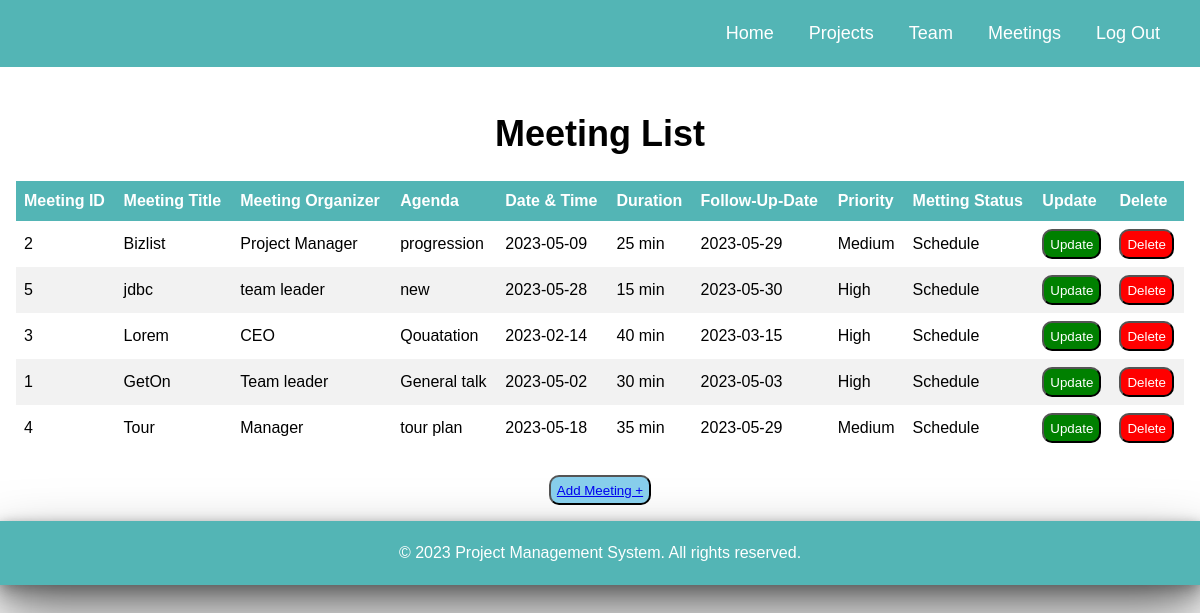
The page /project_manager/meeting.php on the database its author committed.
### tables this page shows
CREATE TABLE `meeting` (
  `id` int(3) NOT NULL,
  `name` varchar(25) NOT NULL,
  `organizer` varchar(25) NOT NULL,
  `agenda` varchar(25) NOT NULL,
  `date` date NOT NULL,
  `duration` varchar(25) NOT NULL,
  `follow` date NOT NULL,
  `priority` varchar(25) NOT NULL,
  `status` varchar(25) NOT NULL
);

### project_manager/meeting.php (the view, shortened to what this page needs)
<?php
$conn = mysqli_connect('localhost', 'root', '', 'project_manager');
$sql = "select * from meeting;";
$result = $conn->query($sql);
?>
<!DOCTYPE html>
<html>
  <head>
    <link rel="stylesheet" href="styles.css">
  </head>
  <body>
  <header>
    <div class="container1">
      <nav>
      <ul>
          <li><a href="pms.html">Home</a></li>
          <li><a href="project.php">Projects</a></li>
          <li><a href="team.php">Team</a></li>
          <li><a href="meeting.php">Meetings</a></li>
          <li><a href="pms.html">Log Out</a></li>
        </ul>
      </nav>
    </div>
  </header>
    <main>
     <center> <h1>Meeting List</h1></center>
      <table >
      <thead>
          <tr>
            <th>Meeting ID</th>
            <th>Meeting Title</th>
            <th>Meeting Organizer</th>
            <th>Agenda</th>
            <th>Date & Time</th>
            <th>Duration</th>
            <th>Follow-Up-Date</th>
            <th>Priority</th>
            <th>Metting Status</th>
            <th>Update</th>
            <th>Delete</th>
          </tr>
        </thead>
    <tbody>
      <?php
          while($row = $result->fetch_row()){
      ?>
      <tr>
      <td><?php echo $row[0]; ?></td>
      <td><?php echo $row[1]; ?></td>
      <td><?php echo $row[2]; ?></td>
      <td><?php echo $row[3]; ?></td>
      <td><?php echo $row[4]; ?></td>
      <td><?php echo $row[5]; ?></td>
      <td><?php echo $row[6]; ?></td>
      <td><?php echo $row[7]; ?></td>
      <td><?php echo $row[8]; ?></td>
      <td><form method="post" action="meeting-update.php">
        <button style="background-color:green;color:white;" type="submit" name="update_button">Update</button>
      </form></td>
      <td><form method="post" action="meeting-up-del.php">
        <button style="background-color:red;color:white;" type="submit" name="delete_button">Delete</button>
      </form></td>
  <?php
          }
          ?>
    </tbody>
     </table>
     <br>
     <center><button style="background-color:skyblue;"><a href="meeting-ins.php">Add Meeting +</a> </button></center>
     </main>
     <footer>
    <div class="container">
      <p>&copy; 2023 Project Management System. All rights reserved.</p>
    </div>
  </footer>
</body>
</html>

### project_manager/styles.css (style rules this page uses)
body { font-family: sans-serif; line-height: 1.5; margin: 0; padding: 0; }
.container { max-width: 1200px; margin: 0 auto; padding: 0 20px; }
.container1 { max-width: 1600px; margin: 0 auto; padding: 0 20px; }
header { background-color: #53B5B5; color: #fff; padding: 20px 0; }
nav ul { list-style-type: none; margin: 0; padding: 0; font-size: 18px; text-align: right; }
nav ul li { display: inline-block; margin-right: 10px; text-align: right; }
nav ul li a { color: #fff; text-decoration: none; padding: 10px; }
main { margin: 0 auto; padding: 1rem; }
h1 { font-size: 36px; margin-bottom: 20px; }
table { border-collapse: collapse; width: 100%; }
th, td { text-align: left; padding: 0.5rem; }
th { background-color: #53B5B5; color: #fff; }
tbody tr:nth-child(even) { background-color: #f2f2f2; }
footer { background-color: #53B5B5; color: #fff; text-align: center; padding: 20px 0; box-shadow: 0px 2px 10px rgba(0,0,0,0.2), 0px 10px 20px rgba(0,0,0,0.3), 0px 30px 60px 1px rgba(0,0,0,0.5); }
footer p { margin: 0; }

### project_manager/meeting.php (style rules this page uses)
body { margin: 0; padding: 0; }
main { max-width:1300px; }
button { border-radius:10px; height:30px; }

### rows shown on the page
meeting: id "2", name "Bizlist", organizer "Project Manager", agenda "progression", date "2023-05-09", duration "25 min", follow "2023-05-29", priority "Medium", status "Schedule"
meeting: id "5", name "jdbc", organizer "team leader", agenda "new", date "2023-05-28", duration "15 min", follow "2023-05-30", priority "High", status "Schedule"
meeting: id "3", name "Lorem", organizer "CEO", agenda "Qouatation", date "2023-02-14", duration "40 min", follow "2023-03-15", priority "High", status "Schedule"
meeting: id "1", name "GetOn", organizer "Team leader", agenda "General talk", date "2023-05-02", duration "30 min", follow "2023-05-03", priority "High", status "Schedule"
meeting: id "4", name "Tour", organizer "Manager", agenda "tour plan", date "2023-05-18", duration "35 min", follow "2023-05-29", priority "Medium", status "Schedule"
